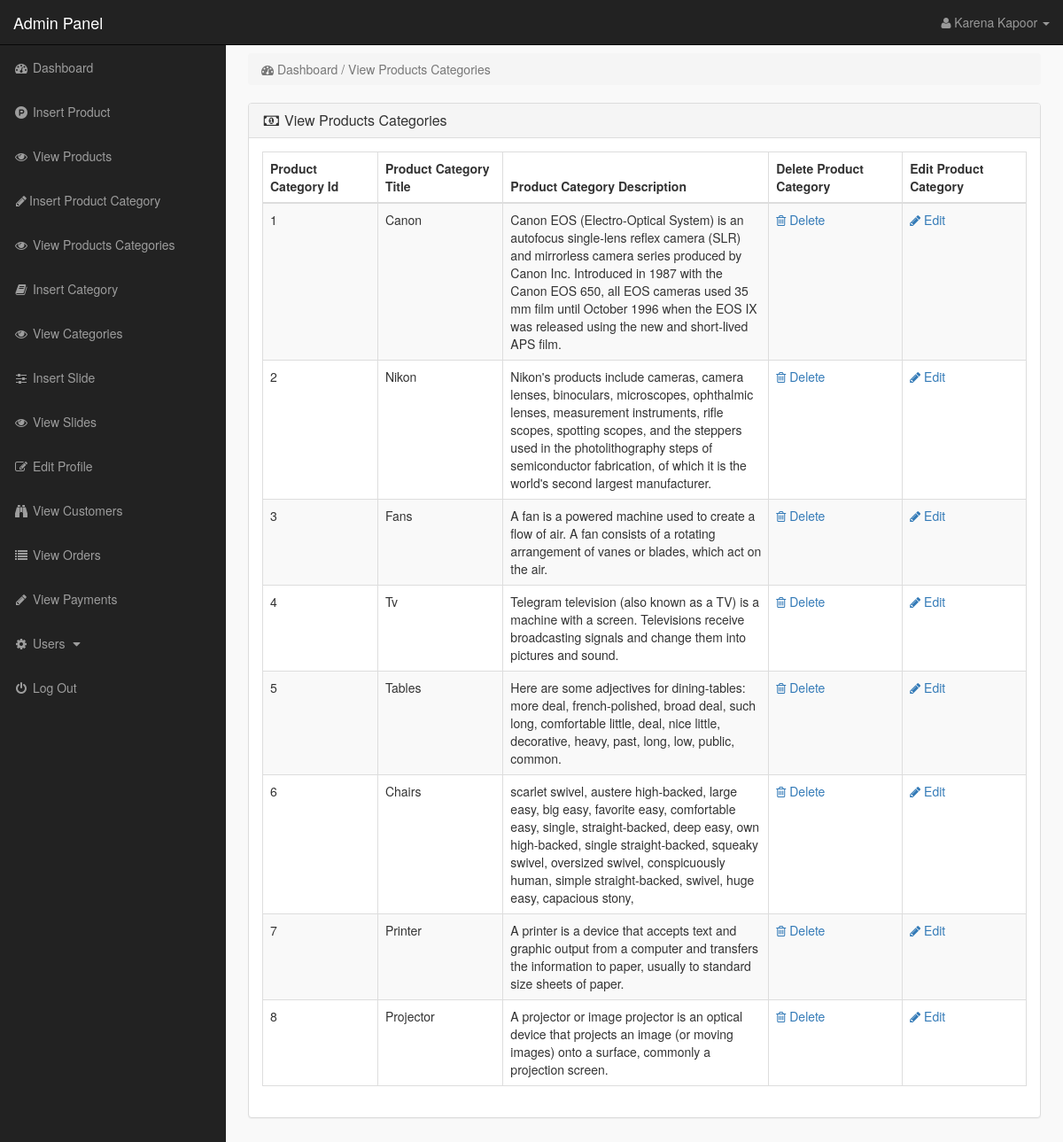
Page /admin_area/index.php?view_p_cats (signed in) on the committed database.
### tables this page shows
CREATE TABLE `product_categories` (
  `p_cat_id` int(10) NOT NULL,
  `p_cat_title` text NOT NULL,
  `p_cat_desc` text NOT NULL
);

### admin_area/view_p_cats.php (the view)
<?php
include("includes/db.php");
?>
<div class="row">
<div class="col-lg-12">
<ol class="breadcrumb">
<li class="active">
<i class="fa fa-dashboard"></i> Dashboard / View Products Categories
</li>
</ol>
</div>
</div>
<div class="row">
<div class="col-lg-12">
<div class="panel panel-default">
<div class="panel-heading">
<h3 class="panel-title">
<i class="fa fa-money fa-fw"> </i> View Products Categories
</h3>
</div>
<div class="panel-body">
<div class="table-responsive">
<table class="table table-bordered table-hover table-striped">
<thead>
<tr>
<th>Product Category Id</th>
<th>Product Category Title</th>
<th>Product Category Description</th>
<th>Delete Product Category</th>
<th>Edit Product Category</th>
</tr>
</thead>
<tbody>
<?php
$i=0;
$get_p_cats = "select * from product_categories";
$run_p_cats = mysqli_query($con,$get_p_cats);
while($row_p_cats = mysqli_fetch_array($run_p_cats)){
$p_cat_id = $row_p_cats['p_cat_id'];
$p_cat_title = $row_p_cats['p_cat_title'];
$p_cat_desc = $row_p_cats['p_cat_desc'];
$i++;
?>
<tr>
<td> <?php echo $i; ?> </td>
<td> <?php echo $p_cat_title; ?> </td>
<td width="300"> <?php echo $p_cat_desc; ?> </td>
<td>
<a href="index.php?delete_p_cat=<?php echo $p_cat_id; ?>">
<i class="fa fa-trash-o"></i> Delete
</a>
</td>
<td>
<a href="index.php?edit_p_cat=<?php echo $p_cat_id; ?>">
<i class="fa fa-pencil"></i> Edit
</a>
</td>
</tr>
<?php } ?>
</tbody>
</table>
</div>
</div>
</div>
</div>
</div>

### admin_area/includes/sidebar.php (shortened to what this page needs)
<?php
if(!isset($_SESSION['admin_email'])){
echo "<script>window.open('login.php','_self')</script>";
}
else {
?>
<nav class="navbar navbar-inverse navbar-fixed-top" >
<div class="navbar-header" >
<a class="navbar-brand" href="index.php?dashboard" >Admin Panel</a>
</div>
<ul class="nav navbar-right top-nav" >
<li class="dropdown" >
<a href="#" class="dropdown-toggle" data-toggle="dropdown" >
<i class="fa fa-user" ></i>
<?php echo $admin_name; ?> <b class="caret" ></b>
</a>
</li>
</ul>
<div class="collapse navbar-collapse navbar-ex1-collapse">
<ul class="nav navbar-nav side-nav">
<li>
<a href="index.php?dashboard">
<i class="fa fa-fw fa-dashboard"></i> Dashboard
</a>
</li>
<li>
<a href="index.php?insert_product">
<i class="fa fa-fw fa-product-hunt"></i> Insert Product
</a>
<li>
<a href="index.php?view_products">
<i class="fa fa-fw fa-eye"></i> View Products </a>
</li>
<li>
<a href="index.php?insert_p_cat">
<i class="fa fa-fw fa-pencil"></i>Insert Product Category </a>
</li>
<li>
<a href="index.php?view_p_cats">
<i class="fa fa-fw fa-eye"></i> View Products Categories </a>
</li>
<li>
<a href="index.php?insert_cat">
<i class="fa fa-fw fa-book"></i> Insert Category </a>
</li>
<li>
<a href="index.php?view_cats"><i class="fa fa-fw fa-eye"></i> View Categories </a>
</li>
<li>
<a href="index.php?insert_slide">
<i class="fa fa-fw fa-sliders"></i> Insert Slide </a>
</li>
<li>
<a href="index.php?view_slides">
<i class="fa fa-fw fa-eye"></i>  View Slides </a>
</li>
<li>
<a href="index.php?user_profile=<?php echo $admin_id; ?>">
<i class="fa fa-fw fa-edit"></i>  Edit Profile </a>
</li>
<li>
<a href="index.php?view_customers">
<i class="fa fa-fw fa-binoculars"></i> View Customers
</a>
</li>
<li>
<a href="index.php?view_orders">
<i class="fa fa-fw fa-list"></i> View Orders
</a>
</li>
<li>
<a href="index.php?view_payments">
<i class="fa fa-fw fa-pencil"></i> View Payments
</a>
</li>
<li>
<a href="#" data-toggle="collapse" data-target="#users">
<i class="fa fa-fw fa-gear"></i> Users
<i class="fa fa-fw fa-caret-down"></i>
</a>
</li>
<li>
<a href="logout.php">
<i class="fa fa-fw fa-power-off"></i> Log Out
</a>
</li>
</ul>
</div>
</nav>
<?php } ?>

### admin_area/css/style.css (style rules this page uses)
body { margin-top: 100px; }
@media (min-width: 768px) { body { margin-top: 50px; } }
.top-nav { padding: 0 15px; }
.top-nav>li { display: inline-block; }
.top-nav>li>a { padding-top: 15px; padding-bottom: 15px; line-height: 20px; color: #999; }
@media (min-width: 768px) { .side-nav { position: fixed; top: 51px; width: 255px; border-radius: 0; overflow-y: auto; background-color: #222; bottom: 0; overflow-x: hidden; padding-bottom: 40px; } }
@media (min-width: 768px) { .side-nav>li>a { width: 255px; } }
.panel-body { border-radius: 5px; }

### rows in the picture
product_categories: p_cat_title "Canon", p_cat_desc "Canon EOS (Electro-Optical System) is an autofocus single-lens reflex camera (SLR) and mirrorless camera series produced by Canon Inc. Introduced in 1987 with the Canon EOS 650, all EOS cameras used 35 mm film until October 1996 when the EOS IX was released using the new and short-lived APS film."
product_categories: p_cat_title "Nikon", p_cat_desc "Nikon's products include cameras, camera lenses, binoculars, microscopes, ophthalmic lenses, measurement instruments, rifle scopes, spotting scopes, and the steppers used in the photolithography steps of semiconductor fabrication, of which it is the world's second largest manufacturer."
product_categories: p_cat_title "Fans", p_cat_desc "A fan is a powered machine used to create a flow of air. A fan consists of a rotating arrangement of vanes or blades, which act on the air."
product_categories: p_cat_title "Tv", p_cat_desc "Telegram television (also known as a TV) is a machine with a screen. Televisions receive broadcasting signals and change them into pictures and sound."
product_categories: p_cat_title "Tables", p_cat_desc "Here are some adjectives for dining-tables: more deal, french-polished, broad deal, such long, comfortable little, deal, nice little, decorative, heavy, past, long, low, public, common."
product_categories: p_cat_title "Chairs", p_cat_desc "scarlet swivel, austere high-backed, large easy, big easy, favorite easy, comfortable easy, single, straight-backed, deep easy, own high-backed, single straight-backed, squeaky swivel, oversized swivel, conspicuously human, simple straight-backed, swivel, huge easy, capacious stony,"
product_categories: p_cat_title "Printer", p_cat_desc "A printer is a device that accepts text and graphic output from a computer and transfers the information to paper, usually to standard size sheets of paper."
product_categories: p_cat_title "Projector", p_cat_desc "A projector or image projector is an optical device that projects an image (or moving images) onto a surface, commonly a projection screen."

### other values in the picture
$admin_name "Karena Kapoor"
